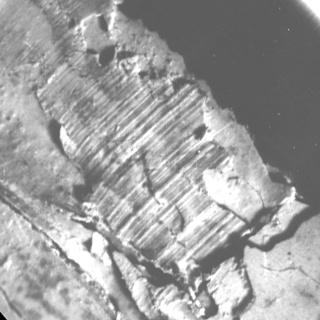
//> input picture Image_Processing/anisotropic_image_segmentation/gst_input.jpg, 320 x 320 px
$ ./Remap_Demo ../anisotropic_image_segmentation/gst_input.jpg   (built with g++ and OpenCV 4)
//> lines starting //> are read from the running program, lines starting //| are printed output that depends on the picture
#include "opencv2/imgcodecs.hpp"
#include "opencv2/highgui.hpp"
#include "opencv2/imgproc.hpp"
#include <iostream>
using namespace cv;
void update_map(int& ind, Mat& map_x, Mat& map_y);
int main(int argc, const char** argv)
{
    CommandLineParser parser(argc, argv, "{@image |../../data/chicky_512.png|input image name}");
    std::string filename = parser.get<std::string>(0);
    Mat src = imread(filename, IMREAD_COLOR);
//> src is the input picture: 320 rows x 320 cols, CV_8UC3; min 0, max 255, mean 158.5
    if (src.empty())
    {
        std::cout << "Cannot read image: " << filename << std::endl;
        return -1;
    }
    Mat dst(src.size(), src.type());
    Mat map_x(src.size(), CV_32FC1);
    Mat map_y(src.size(), CV_32FC1);
    const char* remap_window = "Remap demo";
    namedWindow(remap_window, WINDOW_AUTOSIZE);
    int ind = 0;
    for (;;)
    {
        update_map(ind, map_x, map_y);
//> after the loop in update_map, `for (int i = 0; i < map_x.rows; i++)`:
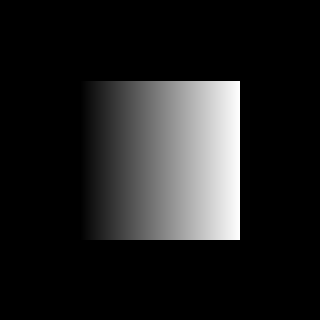
//> map_x: 320 rows x 320 cols, CV_32FC1; min 0, max 318.5, mean 39.6; drawn with min black and max white
//> after the loop in update_map, `for (int i = 0; i < map_x.rows; i++)`:
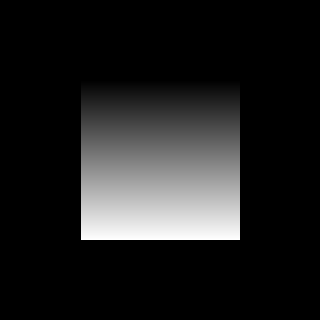
//> map_y: 320 rows x 320 cols, CV_32FC1; min 0, max 318.5, mean 39.6; drawn with min black and max white
//> ind = 1
        remap(src, dst, map_x, map_y, INTER_LINEAR, BORDER_CONSTANT, Scalar(0, 0, 0));
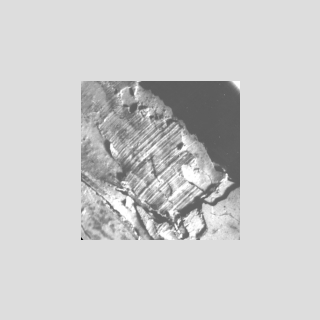
//> dst: 320 rows x 320 cols, CV_8UC3; min 0, max 255, mean 205.6
        imshow(remap_window, dst);
        char c = (char)waitKey(1000);
//> the Esc key is pressed
        if (c == 27)
        {
            break;
        }
    }
    return 0;
}
void update_map(int& ind, Mat& map_x, Mat& map_y)
{
    for (int i = 0; i < map_x.rows; i++)
    {
        for (int j = 0; j < map_x.cols; j++)
        {
            switch (ind)
            {
            case 0:
                if (j > map_x.cols * 0.25 && j < map_x.cols * 0.75 && i > map_x.rows * 0.25 && i < map_x.rows * 0.75)
                {
                    map_x.at<float>(i, j) = 2 * (j - map_x.cols * 0.25f) + 0.5f;
                    map_y.at<float>(i, j) = 2 * (i - map_x.rows * 0.25f) + 0.5f;
                }
                else
                {
                    map_x.at<float>(i, j) = 0;
                    map_y.at<float>(i, j) = 0;
                }
                break;
            case 1:
                map_x.at<float>(i, j) = (float)j;
                map_y.at<float>(i, j) = (float)(map_x.rows - i);
                break;
            case 2:
                map_x.at<float>(i, j) = (float)(map_x.cols - j);
                map_y.at<float>(i, j) = (float)i;
                break;
            case 3:
                map_x.at<float>(i, j) = (float)(map_x.cols - j);
                map_y.at<float>(i, j) = (float)(map_x.rows - i);
                break;
            default:
                break;
            } // end of switch
        }
    }
    ind = (ind + 1) % 4;
}
